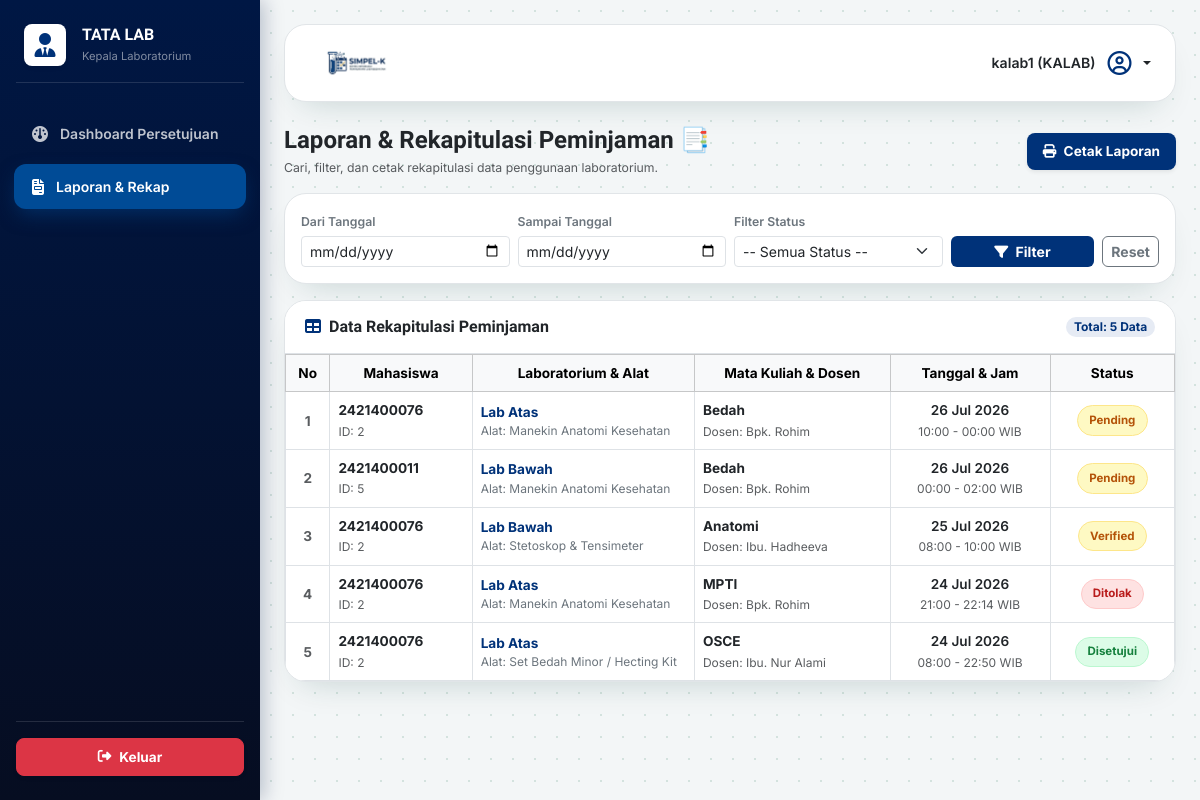
The app's page /kalab/laporan/ (signed in) with its own data.
### core_auth/models.py (models this page shows, shortened)
class User(AbstractUser):
    ROLE_CHOICES = [
        ('mahasiswa', 'Mahasiswa/PJMK'),
        ('aslab', 'Asisten Laboratorium'),
        ('kaleb', 'Kepala Laboratorium'),
    ]
    role = models.CharField(max_length=20, choices=ROLE_CHOICES, default='mahasiswa')
    nim = models.CharField(max_length=20, blank=True, null=True, unique=True)
    prodi = models.CharField(max_length=50, blank=True, null=True)
    no_hp = models.CharField(max_length=15, blank=True, null=True)

class Peminjaman(models.Model):
    STATUS_CHOICES = [
        ('pending', 'Menunggu Validasi ASLAB'),
        ('verified', 'Menunggu Persetujuan KALAB'),
        ('disetujui', 'Disetujui / Jadwal Dikunci'),
        ('ditolak', 'Ditolak'),
        ('selesai', 'Selesai / Sudah Dikembalikan'),
    ]
    mahasiswa = models.ForeignKey(settings.AUTH_USER_MODEL, on_delete=models.CASCADE, related_name='peminjaman_mahasiswa')
    ruang_lab = models.ForeignKey(RuangLab, on_delete=models.CASCADE)
    alat_bahan = models.ForeignKey(AlatBahan, on_delete=models.PROTECT)
    keperluan = models.TextField()
    nama_dosen = models.CharField(max_length=100)
    mata_kuliah = models.CharField(max_length=100)
    tanggal_pinjam = models.DateField()
    wkt_mulai = models.TimeField()
    wkt_akhir = models.TimeField()
    status = models.CharField(max_length=20, choices=STATUS_CHOICES, default='pending')
    di_validasi_oleh = models.ForeignKey(
        settings.AUTH_USER_MODEL,
        on_delete=models.SET_NULL,
        blank=True,
        null=True,
        related_name='aslab_verifikator'
    )
    tgl_pengajuan = models.DateTimeField(auto_now_add=True)
    catatan_tolak = models.TextField(blank=True, null=True)

class RuangLab(models.Model):
    nama_ruang = models.CharField(max_length=100)
    kapasitas = models.IntegerField()
    deskripsi = models.TextField(blank=True, null=True)

class AlatBahan(models.Model):
    nama_alat = models.CharField(max_length=100)
    stok_tersedia = models.IntegerField(default=0)
    satuan = models.CharField(max_length=20, default='Pcs')

### kalab/views.py (the view)
# urls.py: path('laporan/', views.laporan_kalab, name='laporan'),
@login_required(login_url='core_auth:login')
def laporan_kalab(request):
    target = cekk_role_kalab(request.user)
    if target:
        return redirect(target)
    tgl_mulai = request.GET.get('tgl_mulai', '')
    tgl_selesai = request.GET.get('tgl_selesai', '')
    filter_status = request.GET.get('status', '')
    laporan_list = Peminjaman.objects.all().order_by('-tanggal_pinjam')
    if tgl_mulai:
        laporan_list = laporan_list.filter(tanggal_pinjam__gte=tgl_mulai)
    if tgl_selesai:
        laporan_list = laporan_list.filter(tanggal_pinjam__lte=tgl_selesai)
    if filter_status and filter_status != 'semua':
        laporan_list = laporan_list.filter(status=filter_status)
    total_laporan = laporan_list.count()
    context = {
        'laporan_list': laporan_list,
        'total_laporan': total_laporan,
        'tgl_mulai': tgl_mulai,
        'tgl_selesai': tgl_selesai,
        'filter_status': filter_status,
    }
    return render(request, 'kalab/laporan.html', context)

### kalab/views.py (called while the page is built)
def cekk_role_kalab(user):
    username_lower = user.username.lower()
    if 'aslab' in username_lower:
        return 'aslab:dashboard'
    elif 'kalab' not in username_lower and not user.groups.filter(name__iexact='KALAB').exists():
        return 'mahasiswa:dashboard'
    return None

### kalab/templates/kalab/laporan.html (shortened to what this page needs)
{% load static %}
<!DOCTYPE html>
<html lang="id">
<head>
    <link href="https://cdn.jsdelivr.net/npm/bootstrap@5.3.2/dist/css/bootstrap.min.css" rel="stylesheet">
    <link rel="stylesheet" href="https://cdnjs.cloudflare.com/ajax/libs/font-awesome/6.4.2/css/all.min.css">
</head>
<body>
    <div class="sidebar d-flex flex-column justify-content-between py-4">
        <div>
            <div class="px-4 mb-3 text-white d-flex align-items-center gap-3">
                <div class="bg-white rounded-3 p-2 d-flex align-items-center justify-content-center shadow-sm" style="width: 42px; height: 42px;">
                    <i class="fa-solid fa-user-tie fs-4" style="color: var(--teal-700);"></i>
                </div>
                <div>
                    <h6 class="fw-bold mb-0 text-white brand-title">TATA LAB</h6>
                    <small class="text-white-50" style="font-size: 0.7rem;">Kepala Laboratorium</small>
                </div>
            </div>
            <hr class="text-white-50 mx-3 mb-4">
            <ul class="nav nav-pills flex-column mb-auto">
                <li class="nav-item">
                    <a href="{% url 'kalab:dashboard' %}" class="nav-link">
                        <i class="fa-solid fa-gauge fs-6"></i> Dashboard Persetujuan
                    </a>
                </li>
                <li class="nav-item">
                    <a href="{% url 'kalab:laporan' %}" class="nav-link active">
                        <i class="fa-solid fa-file-invoice fs-6"></i> Laporan & Rekap
                    </a>
                </li>
            </ul>
        </div>
        <div class="px-3">
            <hr class="text-white-50 mb-3">
            <a href="{% url 'core_auth:logout' %}" class="btn btn-danger w-100 py-2 rounded-3 fw-bold d-flex align-items-center justify-content-center gap-2 shadow-sm" style="font-size: 0.85rem;">
                <i class="fa-solid fa-right-from-bracket"></i> Keluar
            </a>
        </div>
    </div>
    <div class="main-content">
        <div class="top-header-bar d-flex align-items-center justify-content-between">
            <div class="d-flex align-items-center gap-3">
                <img src="{% static 'images/logo.png' %}" alt="SIMPEL-K" class="brand-logo">
            </div>
            <div class="dropdown">
                <a href="#" class="d-flex align-items-center gap-2 text-decoration-none text-dark dropdown-toggle" id="dropdownUser" data-bs-toggle="dropdown" aria-expanded="false">
                    <span class="fw-semibold me-1" style="font-size: 0.88rem;">{{ request.user.username }} (KALAB)</span>
                    <i class="fa-regular fa-circle-user fs-4" style="color: var(--teal-700);"></i>
                </a>
            </div>
        </div>
        <div class="d-flex flex-column flex-md-row justify-content-between align-items-md-center mb-3 gap-2 no-print">
            <div>
                <h4 class="fw-bold text-dark mb-1">Laporan & Rekapitulasi Peminjaman 📑</h4>
                <p class="text-muted small mb-0">Cari, filter, dan cetak rekapitulasi data penggunaan laboratorium.</p>
            </div>
            <button onclick="window.print()" class="btn btn-theme-primary fw-bold px-3 py-2 rounded-3 btn-print shadow-sm" style="font-size: 0.85rem;">
                <i class="fa-solid fa-print me-1"></i> Cetak Laporan
            </button>
        </div>
        <div class="card card-custom filter-card p-3 mb-3">
            <form method="GET" action="{% url 'kalab:laporan' %}" class="row g-2 align-items-end">
                <div class="col-12 col-md-3">
                    <label class="form-label small fw-semibold text-secondary mb-1">Dari Tanggal</label>
                    <input type="date" name="tgl_mulai" class="form-control form-control-sm" value="{{ tgl_mulai }}">
                </div>
                <div class="col-12 col-md-3">
                    <label class="form-label small fw-semibold text-secondary mb-1">Sampai Tanggal</label>
                    <input type="date" name="tgl_selesai" class="form-control form-control-sm" value="{{ tgl_selesai }}">
                </div>
                <div class="col-12 col-md-3">
                    <label class="form-label small fw-semibold text-secondary mb-1">Filter Status</label>
                    <select name="status" class="form-select form-select-sm">
                        <option value="semua" {% if filter_status == 'semua' or not filter_status %}selected{% endif %}>-- Semua Status --</option>
                    </select>
                </div>
                <div class="col-12 col-md-3 d-flex gap-2">
                    <button type="submit" class="btn btn-theme-primary btn-sm fw-bold w-100 py-1.5 rounded-2">
                        <i class="fa-solid fa-filter me-1"></i> Filter
                    </button>
                    <a href="{% url 'kalab:laporan' %}" class="btn btn-outline-secondary btn-sm fw-bold py-1.5 rounded-2">
                        Reset
                    </a>
                </div>
            </form>
        </div>
        <div class="card card-custom">
            <div class="card-header border-bottom py-2.5 d-flex justify-content-between align-items-center no-print">
                <h6 class="fw-bold mb-0 text-dark">
                    <i class="fa-solid fa-table me-2" style="color: var(--teal-700);"></i>Data Rekapitulasi Peminjaman
                </h6>
                <span class="badge px-2.5 py-1.5 rounded-pill fw-bold" style="background: var(--teal-050); color: var(--teal-700); font-size: 0.75rem;">
                    Total: {{ total_laporan }} Data
                </span>
            </div>
            <div class="table-responsive">
                <table class="table table-bordered table-hover align-middle mb-0" style="min-width: 850px; font-size: 0.85rem;">
                    <thead class="table-light text-secondary text-center">
                        <tr>
                            <th style="width: 5%;">No</th>
                            <th style="width: 16%;">Mahasiswa</th>
                            <th style="width: 25%;">Laboratorium & Alat</th>
                            <th style="width: 22%;">Mata Kuliah & Dosen</th>
                            <th style="width: 18%;">Tanggal & Jam</th>
                            <th style="width: 14%;">Status</th>
                        </tr>
                    </thead>
                    <tbody>
                        {% for pinjam in laporan_list %}
                        <tr>
                            <td class="text-center fw-bold text-muted">{{ forloop.counter }}</td>
                            <td>
                                <div class="fw-bold text-dark">{{ pinjam.mahasiswa.username }}</div>
                                <small class="text-muted" style="font-size: 0.75rem;">ID: {{ pinjam.mahasiswa.id }}</small>
                            </td>
                            <td>
                                <div class="fw-bold" style="color: var(--teal-700);">{{ pinjam.ruang_lab.nama_ruang }}</div>
                                <small class="text-secondary d-block" style="font-size: 0.75rem;">Alat: {{ pinjam.alat_bahan.nama_alat }}</small>
                            </td>
                            <td>
                                <div class="fw-bold text-dark">{{ pinjam.mata_kuliah }}</div>
                                <small class="text-muted" style="font-size: 0.75rem;">Dosen: {% if pinjam.dosen %}{{ pinjam.dosen }}{% elif pinjam.nama_dosen %}{{ pinjam.nama_dosen }}{% else %}-{% endif %}</small>
                            </td>
                            <td class="text-center">
                                <div class="fw-semibold text-dark">{{ pinjam.tanggal_pinjam|date:"d M Y" }}</div>
                                <small class="text-muted" style="font-size: 0.75rem;">{{ pinjam.wkt_mulai|time:"H:i" }} - {{ pinjam.wkt_akhir|time:"H:i" }} WIB</small>
                            </td>
                            <td class="text-center">
                                {% if pinjam.status == 'disetujui' or pinjam.status == 'selesai' %}
                                <span class="badge-status badge-status--approved">
                                    Disetujui
                                </span>
                                {% elif pinjam.status == 'ditolak' %}
                                <span class="badge-status badge-status--rejected">
                                    Ditolak
                                </span>
                                {% else %}
                                <span class="badge-status badge-status--pending">
                                    {{ pinjam.status|capfirst }}
                                </span>
                                {% endif %}
                            </td>
                        </tr>
                        {% empty %}
                        <tr>
                            <td colspan="6" class="text-center py-4 text-muted">
                                Tidak ada data laporan yang sesuai dengan filter pencarian.
                            </td>
                        </tr>
                        {% endfor %}
                    </tbody>
                </table>
            </div>
        </div>
    </div>
</body>
</html>

### kalab/templates/kalab/laporan.html (style rules this page uses)
:root { --teal-900: #001744; --teal-700: #003279; --teal-600: #004b96; --teal-050: #e6ebf4; --ink: #16241f; --ink-muted: #5b626b; --line: #e1e5e8; --paper: #ffffff; --bg: #f3f6f7; --radius-lg: 22px; --radius-md: 12px; --shadow-card: 0 16px 34px -18px rgba(0, 68, 60, 0.22); --shadow-card-hover: 0 22px 40px -16px rgba(0, 24, 68, 0.28); --amber-600: #b45309; --amber-050: #fef9c3; --amber-line: #fde68a; --info-600: #0369a1; --info-050: #e0f2fe; --info-line: #bae6fd; --success-600: #15803d; --success-050: #dcfce7; --success-line: #bbf7d0; --danger-600: #b91c1c; --danger-050: #fee2e2; --danger-line: #fecaca; }
body { background-color: var(--bg); font-family: 'Inter', system-ui, sans-serif; color: var(--ink); font-size: 0.875rem; }
h1, h2, h3, h4, h5, h6, .brand-title { font-family: 'Plus Jakarta Sans', 'Inter', sans-serif; }
.sidebar { position: fixed; top: 0; bottom: 0; left: 0; z-index: 1040; width: 260px; background: linear-gradient(180deg, var(--teal-900) 0%, #060d21 100%); box-shadow: 4px 0 18px rgba(0, 23, 68, 0.25); }
.sidebar .nav-link { font-weight: 600; color: rgba(255, 255, 255, 0.75); padding: 12px 18px; margin: 4px 14px; border-radius: var(--radius-md); display: flex; align-items: center; gap: 12px; font-size: 0.875rem; transition: all .2s ease; }
.sidebar .nav-link.active { color: #fff; background: var(--teal-600); box-shadow: 0 8px 20px -4px rgba(0, 75, 150, 0.5); }
.main-content { margin-left: 260px; padding: 24px; min-height: 100vh; background-image: radial-gradient(#d3e2de 1px, transparent 1px); background-size: 22px 22px; }
.top-header-bar { background-color: var(--paper); border: 1px solid var(--line); border-radius: var(--radius-lg); padding: 12px 24px; margin-bottom: 24px; box-shadow: var(--shadow-card); }
.brand-logo { height: 52px; width: auto; object-fit: contain; }
.card-custom { background: var(--paper); border: 1px solid var(--line); border-radius: var(--radius-lg); box-shadow: var(--shadow-card); overflow: hidden; }
.card-custom .card-header { background: var(--paper); border-bottom: 1px solid var(--line); padding: 1rem 1.25rem; }
.btn-theme-primary { background-color: var(--teal-700); color: #fff; border: none; transition: background-color .15s ease, transform .12s ease; }
.badge-status { font-size: .72rem; font-weight: 700; padding: .35rem .7rem; border-radius: 999px; border: 1px solid transparent; display: inline-flex; align-items: center; gap: .35rem; }
.badge-status--approved { background: var(--success-050); color: var(--success-600); border-color: var(--success-line); }
.badge-status--rejected { background: var(--danger-050); color: var(--danger-600); border-color: var(--danger-line); }
.badge-status--pending { background: var(--amber-050); color: var(--amber-600); border-color: var(--amber-line); }

### records on screen
User: user.username "kalab1"
Peminjaman: mahasiswa.username "2421400076", mahasiswa.id "2", ruang_lab.nama_ruang "Lab Atas", alat_bahan.nama_alat "Manekin Anatomi Kesehatan", mata_kuliah "Bedah", nama_dosen "Bpk. Rohim", tanggal_pinjam "26 Jul 2026", wkt_mulai "10:00", wkt_akhir "00:00", status "Pending"
Peminjaman: mahasiswa.username "2421400011", mahasiswa.id "5", ruang_lab.nama_ruang "Lab Bawah", alat_bahan.nama_alat "Manekin Anatomi Kesehatan", mata_kuliah "Bedah", nama_dosen "Bpk. Rohim", tanggal_pinjam "26 Jul 2026", wkt_mulai "00:00", wkt_akhir "02:00", status "Pending"
Peminjaman: mahasiswa.username "2421400076", mahasiswa.id "2", ruang_lab.nama_ruang "Lab Bawah", alat_bahan.nama_alat "Stetoskop & Tensimeter", mata_kuliah "Anatomi", nama_dosen "Ibu. Hadheeva", tanggal_pinjam "25 Jul 2026", wkt_mulai "08:00", wkt_akhir "10:00", status "Verified"
Peminjaman: mahasiswa.username "2421400076", mahasiswa.id "2", ruang_lab.nama_ruang "Lab Atas", alat_bahan.nama_alat "Manekin Anatomi Kesehatan", mata_kuliah "MPTI", nama_dosen "Bpk. Rohim", tanggal_pinjam "24 Jul 2026", wkt_mulai "21:00", wkt_akhir "22:14", status "Ditolak"
Peminjaman: mahasiswa.username "2421400076", mahasiswa.id "2", ruang_lab.nama_ruang "Lab Atas", alat_bahan.nama_alat "Set Bedah Minor / Hecting Kit", mata_kuliah "OSCE", nama_dosen "Ibu. Nur Alami", tanggal_pinjam "24 Jul 2026", wkt_mulai "08:00", wkt_akhir "22:50", status "Disetujui"

### other values on screen
{{ total_laporan }} "5"
